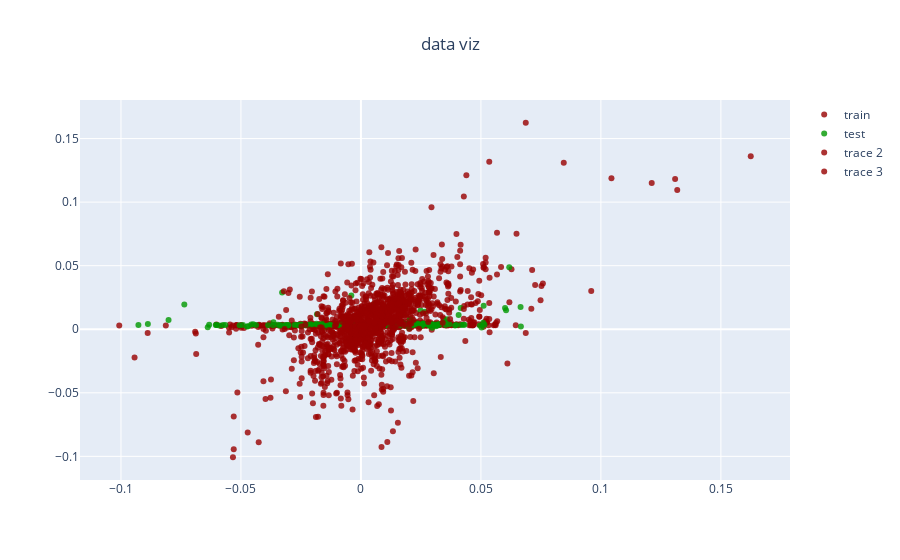

The code cell stored with this chart in its notebook:
### Code cell
#model with the best-performing n_neighbors of 3
knn = KNeighborsRegressor(n_neighbors=3)

# Fit the model
knn.fit(scaled_train_features, train_targets)

# Get predictions for train and test sets
train_predictions = knn.predict(scaled_train_features)
test_predictions = knn.predict(scaled_test_features)

fig.add_trace(go.Scatter(x=train_predictions,y=train_targets, mode='markers', marker_color='rgba(152, 0, 0, .8)'))
fig.add_trace(go.Scatter(x=test_predictions,y=test_targets, mode='markers', marker_color='rgba(152, 0, 0, .8)'))
# Plot the actual vs predicted values


              
fig.update_xaxes(showline=False, mirror=False)
fig.update_yaxes(showline=False, linewidth=2, linecolor='black', mirror=False)

fig.show()

### Figure 1 — Plotly figure (JSON) as saved in the notebook; plotly's stock layout.template omitted (floating-point values rounded to 4 significant figures; data arrays with more than 128 entries replaced by an {"elided": "..."} marker saying what was removed)
{"data": [{"marker": {"color": "rgba(152, 0, 0, .8)"}, "mode": "markers", "name": "train", "type": "scatter", "x": {"elided": "842 float values"}, "y": {"elided": "842 float values"}}, {"marker": {"color": "rgba(0, 152, 0, .8)"}, "mode": "markers", "name": "test", "type": "scatter", "x": {"elided": "211 float values"}, "y": {"elided": "211 float values"}}, {"marker": {"color": "rgba(152, 0, 0, .8)"}, "mode": "markers", "type": "scatter", "x": {"elided": "842 float values"}, "y": {"elided": "842 float values"}}, {"marker": {"color": "rgba(152, 0, 0, .8)"}, "mode": "markers", "type": "scatter", "x": {"elided": "211 float values"}, "y": {"elided": "211 float values"}}], "layout": {"title": {"text": " data viz", "x": 0.5}, "xaxis": {"linecolor": "black", "linewidth": 2, "mirror": false, "showline": false}, "yaxis": {"linecolor": "black", "linewidth": 2, "mirror": false, "showline": false}}}
